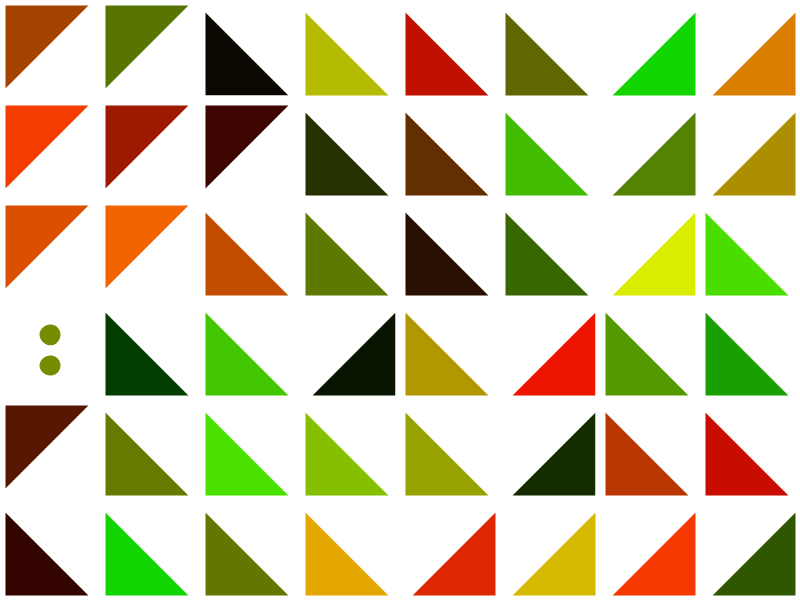
Frame 1 (no input)
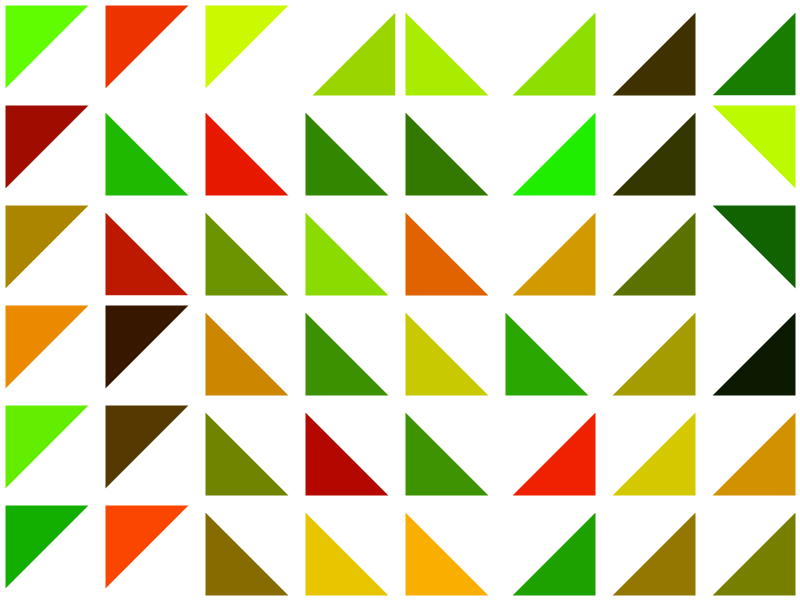
Frame 60 (the mouse pressed at the canvas centre just before this capture)
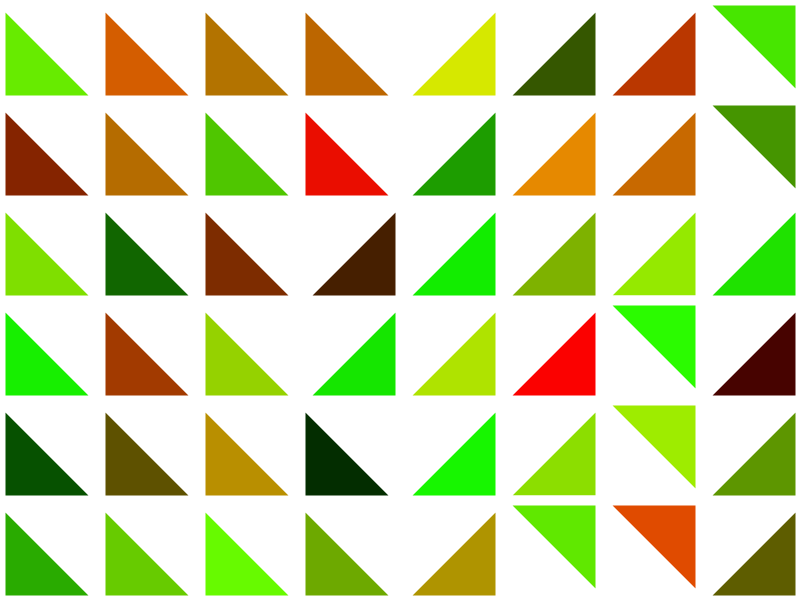
Frame 120 (the mouse held since frame 60 and released just before this capture)

The Processing sketch that drew these frames (run headless with seeded random() and noise(); from frame 60 on, the mouse is pressed at the canvas centre):

// Processing sketch: processing_153533
// ── processing_153533.pde

float sz = 100;
float sizeNegative = sz * -1;
float sizeHalf = sz * .5;
float sizeHalfNegative = sizeHalf * -1;
float sizeThird = sz * .3;
float rec = 0;

void setup() {
  size(800, 600);
  rectMode(CENTER);
  noFill();
  stroke(255);
  strokeWeight(10.0);

  strokeCap(ROUND);
  strokeJoin(ROUND);
  frameRate(7);
}

void draw() {
  background(255);

  for (float x = sz * .5; x < width; x += sz) {
    for (float y = sz * .5; y < height; y += sz) {
      fill(random(255), random(255), 0);
      pushMatrix();
      translate(x, y);
      drawShape();
      popMatrix();
    }
  }
}

void drawShape() {
  //float v = random(1.2);
  rec += .005;
  float v = noise(rec) * 1.4 + noise(rec * 100) * .2 - .2;

  if (v < .1) {
    rect(0, 0, sz, sz);
  } else  if (v < .4) {
    ellipse(0, 0, sz, sz);
    fill(255);
    ellipse(0, 0, sizeHalf, sizeHalf);
  } else  if (v < .5) {
    beginShape();
    vertex(sizeHalfNegative, sizeHalfNegative);
    vertex(sizeHalf, sizeHalfNegative);
    vertex(sizeHalf, sizeHalf);
    vertex(sizeHalfNegative, sizeHalfNegative);
    endShape();
  } else if (v < .6) {
    beginShape();
    vertex(sizeHalf, sizeHalfNegative);
    vertex(sizeHalf, sizeHalf);
    vertex(sizeHalfNegative, sizeHalf);
    vertex(sizeHalf, sizeHalfNegative);
    endShape();
  } else if (v < .7) {
    beginShape();

    vertex(sizeHalf, sizeHalf);
    vertex(sizeHalfNegative, sizeHalf);
    vertex(sizeHalfNegative, sizeHalfNegative);
    vertex(sizeHalf, sizeHalf);
    endShape();
  } else if (v < .8) {
    beginShape();
    vertex(sizeHalfNegative, sizeHalf);
    vertex(sizeHalfNegative, sizeHalfNegative);
    vertex(sizeHalf, sizeHalfNegative);
    vertex(sizeHalfNegative, sizeHalf);

    endShape();
  } else if (v < .9) {

    ellipse(0, sizeThird * -0.5, sizeThird, sizeThird);
    ellipse(0, sizeThird * 0.5, sizeThird, sizeThird);
  } else {
    ellipse(sizeThird * -0.5, 0, sizeThird, sizeThird);
    ellipse(sizeThird * 0.5, 0, sizeThird, sizeThird);
  }
  
}
